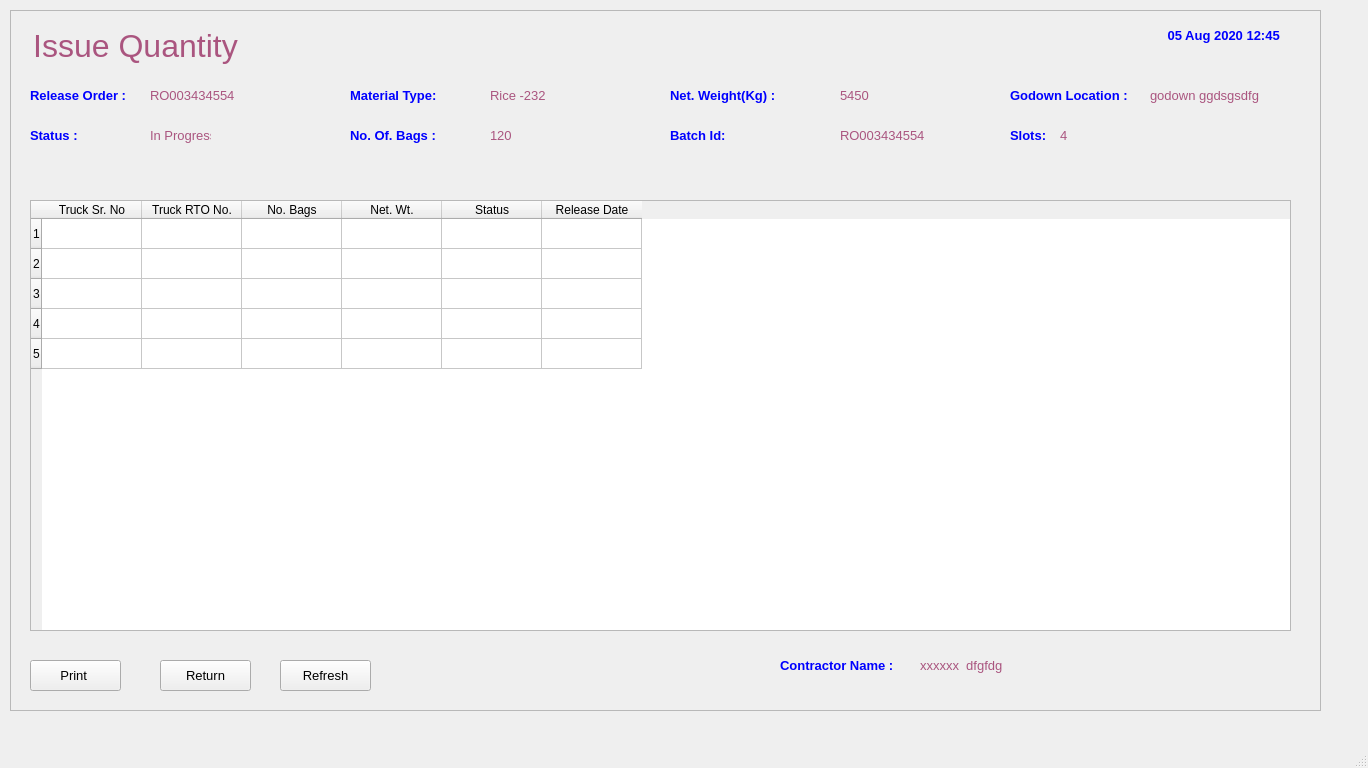
<?xml version="1.0" encoding="UTF-8"?>
<ui version="4.0">
 <class>MainWindow</class>
 <widget class="QMainWindow" name="MainWindow">
  <property name="geometry">
   <rect>
    <x>0</x>
    <y>0</y>
    <width>1368</width>
    <height>768</height>
   </rect>
  </property>
  <property name="baseSize">
   <size>
    <width>0</width>
    <height>0</height>
   </size>
  </property>
  <property name="windowTitle">
   <string>MainWindow</string>
  </property>
  <widget class="QWidget" name="centralwidget">
   <widget class="QFrame" name="frame">
    <property name="geometry">
     <rect>
      <x>10</x>
      <y>10</y>
      <width>1311</width>
      <height>701</height>
     </rect>
    </property>
    <property name="frameShape">
     <enum>QFrame::StyledPanel</enum>
    </property>
    <property name="frameShadow">
     <enum>QFrame::Raised</enum>
    </property>
    <widget class="QLabel" name="label">
     <property name="geometry">
      <rect>
       <x>10</x>
       <y>10</y>
       <width>231</width>
       <height>51</height>
      </rect>
     </property>
     <property name="font">
      <font>
       <pointsize>24</pointsize>
      </font>
     </property>
     <property name="styleSheet">
      <string notr="true">color: rgb(170, 85, 127);</string>
     </property>
     <property name="text">
      <string>Issue Quantity</string>
     </property>
     <property name="alignment">
      <set>Qt::AlignCenter</set>
     </property>
    </widget>
    <widget class="QLabel" name="label_20">
     <property name="geometry">
      <rect>
       <x>1140</x>
       <y>10</y>
       <width>151</width>
       <height>31</height>
      </rect>
     </property>
     <property name="font">
      <font>
       <family>MS Sans Serif</family>
       <pointsize>10</pointsize>
       <weight>75</weight>
       <bold>true</bold>
       <underline>false</underline>
      </font>
     </property>
     <property name="styleSheet">
      <string notr="true">color: rgb(0, 0, 255);</string>
     </property>
     <property name="text">
      <string>05 Aug 2020 12:45 </string>
     </property>
     <property name="alignment">
      <set>Qt::AlignCenter</set>
     </property>
    </widget>
    <widget class="QTableWidget" name="tableWidget">
     <property name="geometry">
      <rect>
       <x>20</x>
       <y>190</y>
       <width>1261</width>
       <height>431</height>
      </rect>
     </property>
     <row>
      <property name="text">
       <string>1</string>
      </property>
     </row>
     <row>
      <property name="text">
       <string>2</string>
      </property>
     </row>
     <row>
      <property name="text">
       <string>3</string>
      </property>
     </row>
     <row>
      <property name="text">
       <string>4</string>
      </property>
     </row>
     <row>
      <property name="text">
       <string>5</string>
      </property>
     </row>
     <column>
      <property name="text">
       <string>Truck Sr. No</string>
      </property>
     </column>
     <column>
      <property name="text">
       <string>Truck RTO No.</string>
      </property>
     </column>
     <column>
      <property name="text">
       <string>No. Bags</string>
      </property>
     </column>
     <column>
      <property name="text">
       <string>Net. Wt.</string>
      </property>
     </column>
     <column>
      <property name="text">
       <string>Status</string>
      </property>
     </column>
     <column>
      <property name="text">
       <string>Release Date</string>
      </property>
     </column>
    </widget>
    <widget class="QLabel" name="label_22">
     <property name="geometry">
      <rect>
       <x>20</x>
       <y>70</y>
       <width>121</width>
       <height>31</height>
      </rect>
     </property>
     <property name="font">
      <font>
       <family>MS Shell Dlg 2</family>
       <pointsize>10</pointsize>
       <weight>75</weight>
       <bold>true</bold>
       <underline>false</underline>
      </font>
     </property>
     <property name="styleSheet">
      <string notr="true">color: rgb(0, 0, 255);</string>
     </property>
     <property name="text">
      <string>Release Order :</string>
     </property>
     <property name="alignment">
      <set>Qt::AlignLeading|Qt::AlignLeft|Qt::AlignVCenter</set>
     </property>
    </widget>
    <widget class="QLabel" name="label_23">
     <property name="geometry">
      <rect>
       <x>340</x>
       <y>110</y>
       <width>101</width>
       <height>31</height>
      </rect>
     </property>
     <property name="font">
      <font>
       <family>MS Shell Dlg 2</family>
       <pointsize>10</pointsize>
       <weight>75</weight>
       <bold>true</bold>
       <underline>false</underline>
      </font>
     </property>
     <property name="styleSheet">
      <string notr="true">color: rgb(0, 0, 255);</string>
     </property>
     <property name="text">
      <string>No. Of. Bags :</string>
     </property>
     <property name="alignment">
      <set>Qt::AlignLeading|Qt::AlignLeft|Qt::AlignVCenter</set>
     </property>
    </widget>
    <widget class="QLabel" name="label_24">
     <property name="geometry">
      <rect>
       <x>340</x>
       <y>70</y>
       <width>141</width>
       <height>31</height>
      </rect>
     </property>
     <property name="font">
      <font>
       <family>MS Shell Dlg 2</family>
       <pointsize>10</pointsize>
       <weight>75</weight>
       <bold>true</bold>
       <underline>false</underline>
      </font>
     </property>
     <property name="styleSheet">
      <string notr="true">color: rgb(0, 0, 255);</string>
     </property>
     <property name="text">
      <string>Material Type:</string>
     </property>
     <property name="alignment">
      <set>Qt::AlignLeading|Qt::AlignLeft|Qt::AlignVCenter</set>
     </property>
    </widget>
    <widget class="QLabel" name="label_2">
     <property name="geometry">
      <rect>
       <x>140</x>
       <y>70</y>
       <width>161</width>
       <height>31</height>
      </rect>
     </property>
     <property name="font">
      <font>
       <pointsize>10</pointsize>
      </font>
     </property>
     <property name="styleSheet">
      <string notr="true">color: rgb(170, 85, 127);</string>
     </property>
     <property name="text">
      <string>RO003434554</string>
     </property>
     <property name="alignment">
      <set>Qt::AlignLeading|Qt::AlignLeft|Qt::AlignVCenter</set>
     </property>
    </widget>
    <widget class="QLabel" name="label_29">
     <property name="geometry">
      <rect>
       <x>660</x>
       <y>70</y>
       <width>141</width>
       <height>31</height>
      </rect>
     </property>
     <property name="font">
      <font>
       <family>MS Shell Dlg 2</family>
       <pointsize>10</pointsize>
       <weight>75</weight>
       <bold>true</bold>
       <underline>false</underline>
      </font>
     </property>
     <property name="styleSheet">
      <string notr="true">color: rgb(0, 0, 255);</string>
     </property>
     <property name="text">
      <string>Net. Weight(Kg) :</string>
     </property>
     <property name="alignment">
      <set>Qt::AlignLeading|Qt::AlignLeft|Qt::AlignVCenter</set>
     </property>
    </widget>
    <widget class="QPushButton" name="pushButton_5">
     <property name="geometry">
      <rect>
       <x>150</x>
       <y>650</y>
       <width>91</width>
       <height>31</height>
      </rect>
     </property>
     <property name="font">
      <font>
       <pointsize>10</pointsize>
      </font>
     </property>
     <property name="text">
      <string>Return</string>
     </property>
    </widget>
    <widget class="QPushButton" name="pushButton_7">
     <property name="geometry">
      <rect>
       <x>20</x>
       <y>650</y>
       <width>91</width>
       <height>31</height>
      </rect>
     </property>
     <property name="font">
      <font>
       <pointsize>10</pointsize>
      </font>
     </property>
     <property name="text">
      <string>Print </string>
     </property>
    </widget>
    <widget class="QLabel" name="label_6">
     <property name="geometry">
      <rect>
       <x>480</x>
       <y>70</y>
       <width>171</width>
       <height>31</height>
      </rect>
     </property>
     <property name="font">
      <font>
       <pointsize>10</pointsize>
      </font>
     </property>
     <property name="styleSheet">
      <string notr="true">color: rgb(170, 85, 127);</string>
     </property>
     <property name="text">
      <string>Rice -232</string>
     </property>
     <property name="alignment">
      <set>Qt::AlignLeading|Qt::AlignLeft|Qt::AlignVCenter</set>
     </property>
    </widget>
    <widget class="QLabel" name="label_7">
     <property name="geometry">
      <rect>
       <x>480</x>
       <y>110</y>
       <width>51</width>
       <height>31</height>
      </rect>
     </property>
     <property name="font">
      <font>
       <pointsize>10</pointsize>
      </font>
     </property>
     <property name="styleSheet">
      <string notr="true">color: rgb(170, 85, 127);</string>
     </property>
     <property name="text">
      <string>120</string>
     </property>
     <property name="alignment">
      <set>Qt::AlignLeading|Qt::AlignLeft|Qt::AlignVCenter</set>
     </property>
    </widget>
    <widget class="QLabel" name="label_8">
     <property name="geometry">
      <rect>
       <x>830</x>
       <y>70</y>
       <width>51</width>
       <height>31</height>
      </rect>
     </property>
     <property name="font">
      <font>
       <pointsize>10</pointsize>
      </font>
     </property>
     <property name="styleSheet">
      <string notr="true">color: rgb(170, 85, 127);</string>
     </property>
     <property name="text">
      <string>5450</string>
     </property>
     <property name="alignment">
      <set>Qt::AlignLeading|Qt::AlignLeft|Qt::AlignVCenter</set>
     </property>
    </widget>
    <widget class="QLabel" name="label_33">
     <property name="geometry">
      <rect>
       <x>20</x>
       <y>110</y>
       <width>71</width>
       <height>31</height>
      </rect>
     </property>
     <property name="font">
      <font>
       <family>MS Shell Dlg 2</family>
       <pointsize>10</pointsize>
       <weight>75</weight>
       <bold>true</bold>
       <underline>false</underline>
      </font>
     </property>
     <property name="styleSheet">
      <string notr="true">color: rgb(0, 0, 255);</string>
     </property>
     <property name="text">
      <string>Status :</string>
     </property>
     <property name="alignment">
      <set>Qt::AlignLeading|Qt::AlignLeft|Qt::AlignVCenter</set>
     </property>
    </widget>
    <widget class="QLabel" name="label_10">
     <property name="geometry">
      <rect>
       <x>140</x>
       <y>110</y>
       <width>61</width>
       <height>31</height>
      </rect>
     </property>
     <property name="font">
      <font>
       <pointsize>10</pointsize>
      </font>
     </property>
     <property name="styleSheet">
      <string notr="true">color: rgb(170, 85, 127);</string>
     </property>
     <property name="text">
      <string>In Progress</string>
     </property>
     <property name="alignment">
      <set>Qt::AlignLeading|Qt::AlignLeft|Qt::AlignVCenter</set>
     </property>
    </widget>
    <widget class="QPushButton" name="pushButton_8">
     <property name="geometry">
      <rect>
       <x>270</x>
       <y>650</y>
       <width>91</width>
       <height>31</height>
      </rect>
     </property>
     <property name="font">
      <font>
       <pointsize>10</pointsize>
      </font>
     </property>
     <property name="text">
      <string>Refresh</string>
     </property>
    </widget>
    <widget class="QLabel" name="label_35">
     <property name="geometry">
      <rect>
       <x>770</x>
       <y>640</y>
       <width>131</width>
       <height>31</height>
      </rect>
     </property>
     <property name="font">
      <font>
       <family>MS Shell Dlg 2</family>
       <pointsize>10</pointsize>
       <weight>75</weight>
       <bold>true</bold>
       <underline>false</underline>
      </font>
     </property>
     <property name="styleSheet">
      <string notr="true">color: rgb(0, 0, 255);</string>
     </property>
     <property name="text">
      <string>Contractor Name :</string>
     </property>
     <property name="alignment">
      <set>Qt::AlignLeading|Qt::AlignLeft|Qt::AlignVCenter</set>
     </property>
    </widget>
    <widget class="QLabel" name="label_13">
     <property name="geometry">
      <rect>
       <x>910</x>
       <y>640</y>
       <width>191</width>
       <height>31</height>
      </rect>
     </property>
     <property name="font">
      <font>
       <pointsize>10</pointsize>
      </font>
     </property>
     <property name="styleSheet">
      <string notr="true">color: rgb(170, 85, 127);</string>
     </property>
     <property name="text">
      <string>xxxxxx  dfgfdg</string>
     </property>
     <property name="alignment">
      <set>Qt::AlignLeading|Qt::AlignLeft|Qt::AlignVCenter</set>
     </property>
    </widget>
    <widget class="QLabel" name="label_25">
     <property name="geometry">
      <rect>
       <x>660</x>
       <y>110</y>
       <width>101</width>
       <height>31</height>
      </rect>
     </property>
     <property name="font">
      <font>
       <family>MS Shell Dlg 2</family>
       <pointsize>10</pointsize>
       <weight>75</weight>
       <bold>true</bold>
       <underline>false</underline>
      </font>
     </property>
     <property name="styleSheet">
      <string notr="true">color: rgb(0, 0, 255);</string>
     </property>
     <property name="text">
      <string>Batch Id:</string>
     </property>
     <property name="alignment">
      <set>Qt::AlignLeading|Qt::AlignLeft|Qt::AlignVCenter</set>
     </property>
    </widget>
    <widget class="QLabel" name="label_3">
     <property name="geometry">
      <rect>
       <x>830</x>
       <y>110</y>
       <width>161</width>
       <height>31</height>
      </rect>
     </property>
     <property name="font">
      <font>
       <pointsize>10</pointsize>
      </font>
     </property>
     <property name="styleSheet">
      <string notr="true">color: rgb(170, 85, 127);</string>
     </property>
     <property name="text">
      <string>RO003434554</string>
     </property>
     <property name="alignment">
      <set>Qt::AlignLeading|Qt::AlignLeft|Qt::AlignVCenter</set>
     </property>
    </widget>
    <widget class="QLabel" name="label_26">
     <property name="geometry">
      <rect>
       <x>1000</x>
       <y>110</y>
       <width>61</width>
       <height>31</height>
      </rect>
     </property>
     <property name="font">
      <font>
       <family>MS Shell Dlg 2</family>
       <pointsize>10</pointsize>
       <weight>75</weight>
       <bold>true</bold>
       <underline>false</underline>
      </font>
     </property>
     <property name="styleSheet">
      <string notr="true">color: rgb(0, 0, 255);</string>
     </property>
     <property name="text">
      <string>Slots:</string>
     </property>
     <property name="alignment">
      <set>Qt::AlignLeading|Qt::AlignLeft|Qt::AlignVCenter</set>
     </property>
    </widget>
    <widget class="QLabel" name="label_9">
     <property name="geometry">
      <rect>
       <x>1050</x>
       <y>110</y>
       <width>51</width>
       <height>31</height>
      </rect>
     </property>
     <property name="font">
      <font>
       <pointsize>10</pointsize>
      </font>
     </property>
     <property name="styleSheet">
      <string notr="true">color: rgb(170, 85, 127);</string>
     </property>
     <property name="text">
      <string>4</string>
     </property>
     <property name="alignment">
      <set>Qt::AlignLeading|Qt::AlignLeft|Qt::AlignVCenter</set>
     </property>
    </widget>
    <widget class="QLabel" name="label_30">
     <property name="geometry">
      <rect>
       <x>1000</x>
       <y>70</y>
       <width>141</width>
       <height>31</height>
      </rect>
     </property>
     <property name="font">
      <font>
       <family>MS Shell Dlg 2</family>
       <pointsize>10</pointsize>
       <weight>75</weight>
       <bold>true</bold>
       <underline>false</underline>
      </font>
     </property>
     <property name="styleSheet">
      <string notr="true">color: rgb(0, 0, 255);</string>
     </property>
     <property name="text">
      <string>Godown Location :</string>
     </property>
     <property name="alignment">
      <set>Qt::AlignLeading|Qt::AlignLeft|Qt::AlignVCenter</set>
     </property>
    </widget>
    <widget class="QLabel" name="label_4">
     <property name="geometry">
      <rect>
       <x>1140</x>
       <y>70</y>
       <width>161</width>
       <height>31</height>
      </rect>
     </property>
     <property name="font">
      <font>
       <pointsize>10</pointsize>
      </font>
     </property>
     <property name="styleSheet">
      <string notr="true">color: rgb(170, 85, 127);</string>
     </property>
     <property name="text">
      <string>godown ggdsgsdfg</string>
     </property>
     <property name="alignment">
      <set>Qt::AlignLeading|Qt::AlignLeft|Qt::AlignVCenter</set>
     </property>
    </widget>
   </widget>
  </widget>
  <widget class="QMenuBar" name="menubar">
   <property name="geometry">
    <rect>
     <x>0</x>
     <y>0</y>
     <width>1368</width>
     <height>21</height>
    </rect>
   </property>
  </widget>
  <widget class="QStatusBar" name="statusbar"/>
 </widget>
 <resources/>
 <connections/>
</ui>
